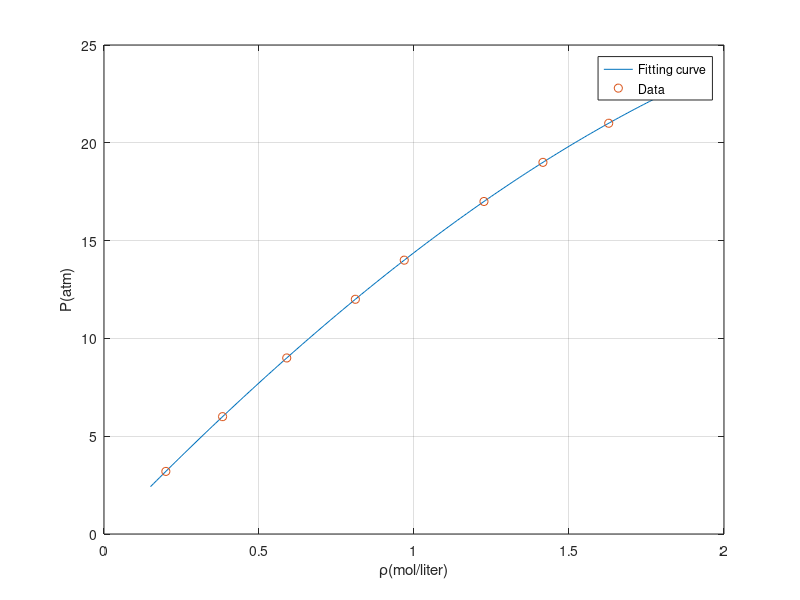

Here is the MATLAB script that generated this plot:
% N2denfit.m: density of N2 
clear all; T  =  200; R  =  0.08206; % gas constant 
P  =  [3.2 6.0 9.0 12.0 14.0 17.0 19.0 21.0]; % P(atm) 
rho  =  [0.1995 0.3825 0.5895 0.8108 0.9685 1.2257 1.4159 1.6281]; % rho(mol/l) 
Z  =  P./(R*rho*T); Vc  =  polyfit(rho, Z, 3) 
x  =  [0.15:0.01:1.8]; Zcal  =  polyval(Vc, x); Pcal  =  R*Zcal.*x*T; 
plot(x,Pcal,rho,P, 'o'), grid, xlabel ('\rho(mol/liter)'), ylabel ('P(atm)') 
legend('Fitting curve', 'Data','location','best') 